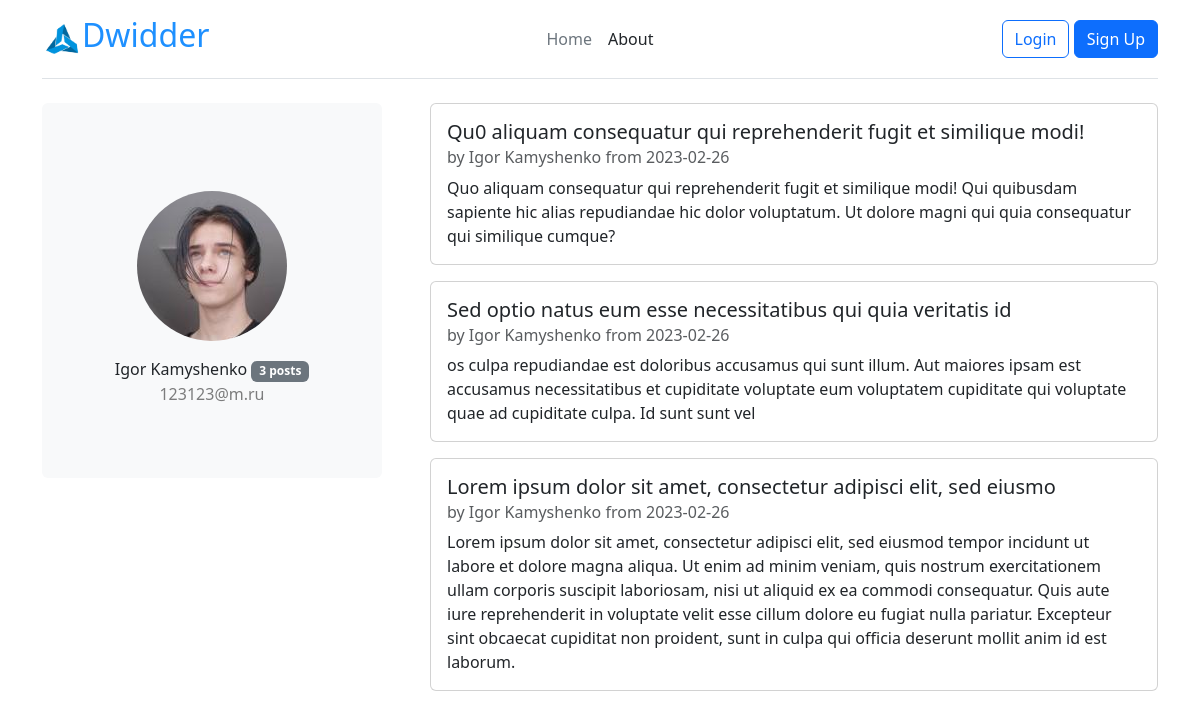
/user/Igor Kamyshenko, run on the app's committed database.
### flaskproject/models.py (models this page shows, shortened)
class User(db.Model, UserMixin):
    id = db.Column(db.Integer, primary_key=True)
    username = db.Column(db.String(20), unique=True, nullable=False)
    email = db.Column(db.String(120), unique=True, nullable=False)
    image_file = db.Column(db.String(20), nullable=False, default='default.jpg')
    password = db.Column(db.String(60), nullable=False)
    posts = db.relationship('Post', backref='author', lazy=True)

class Post(db.Model):
    id = db.Column(db.Integer, primary_key=True)
    title = db.Column(db.String(60), nullable=False)
    date_posted = db.Column(db.DateTime, nullable=False, default=datetime.now())
    content = db.Column(db.Text, nullable=False)
    user_id = db.Column(db.Integer, db.ForeignKey('user.id'), nullable=False)

### flaskproject/users/routes.py (the view)
@users.route('/user/<username>', methods=['GET', 'POST'])
def user_posts(username):
    user = User.query.filter_by(username=username).first_or_404()
    posts = Post.query.filter_by(author=user).order_by(Post.date_posted.desc()).paginate()
    return render_template('user_posts.html', title=username, posts=posts, user=user)

### flaskproject/templates/user_posts.html (shortened to what this page needs)
{% extends "layout.html" %}
{% block content %}
    <div class="row g-5">
        <div class="col-md-4">
            <div class="position-sticky" style="top: 2rem;">
                <div class="p-4 mb-3 bg-light rounded">
                    <div class="d-flex flex-column align-items-center text-center p-3 py-5">
                        <img class="rounded-circle account-img mt-3 mb-3" width="150px"
                             src="{{ url_for('static', filename='profile_pics/' + user.image_file) }}"/>
                        <span class="font-weight-bold">{{ user.username }} <span class="badge bg-secondary">{{ posts.total }} posts</span></span>
                        <span class="text-black-50">{{ user.email }}</span>
                    </div>
                </div>
            </div>
        </div>
        <div class="col-md-8 mb-5">
            {% for post in posts.items %}
                <div class="card mb-3">
                    <div class="card-body">
                        <h5 class="card-title">{{ post.title }}</h5>
                        <h6 class="card-subtitle mb-2 text-muted">by {{ post.author.username }}
                            from {{ post.date_posted.strftime('%Y-%m-%d') }}</h6>
                        <p class="card-text">{{ post.content }}</p>
                    </div>
                </div>
            {% endfor %}
        </div>
    </div>
{% endblock content %}

### flaskproject/templates/layout.html (shortened to what this page needs)
<!doctype html>
<html lang="en">
<head>
    <link href="https://cdn.jsdelivr.net/npm/bootstrap@5.3.0-alpha1/dist/css/bootstrap.min.css" rel="stylesheet"
>
    <link rel="stylesheet" href="{{ url_for('static', filename='main.css') }}">
</head>
<body class="justify-content-between">
<div class="container">
    <header class="d-flex flex-wrap align-items-center justify-content-center justify-content-md-between py-3 mb-4 border-bottom">
        <a href="/" class="align-middle d-flex align-items-center col-md-3 mb-2 mb-md-0 text-dark text-decoration-none">
            <img src="{{ url_for('static', filename='logo.png') }}" width="40" height="40">
            <h2 style="color: dodgerblue">Dwidder</h2>
        </a>
        <ul class="nav col-12 col-md-auto mb-2 justify-content-center mb-md-0">
            <li><a href="{{ url_for('main.home') }}" class="nav-link px-2 link-secondary">Home</a></li>
            <li><a href="{{ url_for('main.about') }}" class="nav-link px-2 link-dark">About</a></li>
        </ul>
        <div class="col-md-3 text-end">
            {% if current_user.is_authenticated %}
                <a class="btn btn-link" href="{{ url_for('posts.new_post') }}" role="button">New post</a>
                <a class="btn btn-link" href="{{ url_for('users.account') }}" role="button">Account</a>
                <a class="btn btn-outline-primary" href="{{ url_for('users.logout') }}" role="button">Logout</a>
            {% else %}
                <a class="btn btn-outline-primary" href="{{ url_for('users.login') }}" role="button">Login</a>
                <a class="btn btn-primary" href="{{ url_for('users.sign_up') }}" role="button">Sign Up</a>
            {% endif %}
        </div>
    </header>
    {% block content %}{% endblock %}
</div>
</body>
</html>

### data on the page
User: image_file (picture), username "Igor Kamyshenko", email "123123@m.ru"
Post: title "Qu0 aliquam consequatur qui reprehenderit fugit et similique modi!", author.username "Igor Kamyshenko", date_posted "2023-02-26", content "Quo aliquam consequatur qui reprehenderit fugit et similique modi! Qui quibusdam sapiente hic alias repudiandae hic dolor voluptatum. Ut dolore magni qui quia consequatur qui similique cumque?"
Post: title "Sed optio natus eum esse necessitatibus qui quia veritatis id", author.username "Igor Kamyshenko", date_posted "2023-02-26", content "os culpa repudiandae est doloribus accusamus qui sunt illum. Aut maiores ipsam est accusamus necessitatibus et cupiditate voluptate eum voluptatem cupiditate qui voluptate quae ad cupiditate culpa. Id sunt sunt vel"
Post: title "Lorem ipsum dolor sit amet, consectetur adipisci elit, sed eiusmo", author.username "Igor Kamyshenko", date_posted "2023-02-26", content "Lorem ipsum dolor sit amet, consectetur adipisci elit, sed eiusmod tempor incidunt ut labore et dolore magna aliqua. Ut enim ad minim veniam, quis nostrum exercitationem ullam corporis suscipit laboriosam, nisi ut aliquid ex ea commodi consequatur. Quis aute iure reprehenderit in voluptate velit esse cillum dolore eu fugiat nulla pariatur. Excepteur sint obcaecat cupiditat non proident, sunt in culpa qui officia deserunt mollit anim id est laborum."

### other printed values
{{ posts.total }} "3"
